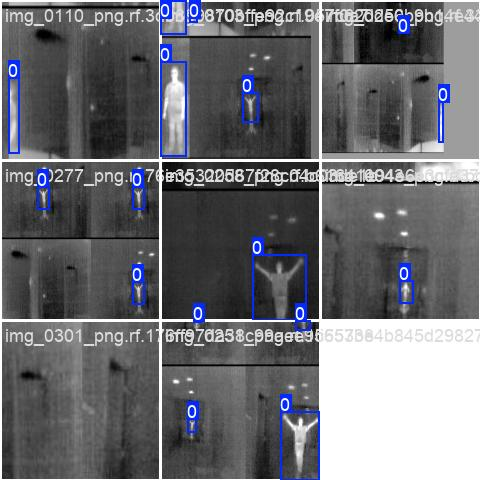
#> input picture train3/train_batch0.jpg, 480 x 480 px, given in place of the camera
$ python capture_data.py
#> lines starting #> are read from the running program, lines starting #| are printed output that depends on the picture
import cv2
import os

# Build an absolute path to: Thermal_Project/custom_dataset/images
base_dir = os.path.dirname(os.path.dirname(os.path.abspath(__file__)))
save_dir = os.path.join(base_dir, "custom_dataset", "images")
os.makedirs(save_dir, exist_ok=True)

print("Saving to:", save_dir)

cap = cv2.VideoCapture(1)

if not cap.isOpened():
    print("Failed to open FLIR Lepton")
    exit()

count = 0
cv2.namedWindow("Lepton Capture", cv2.WINDOW_NORMAL)

while True:
    ret, frame = cap.read()
#> frame is the input picture: shape (480, 480, 3); mean B, G, R 113.8, 109.2, 108.3
    if not ret:
        print("Frame failed")
        break

    gray = cv2.cvtColor(frame, cv2.COLOR_BGR2GRAY)
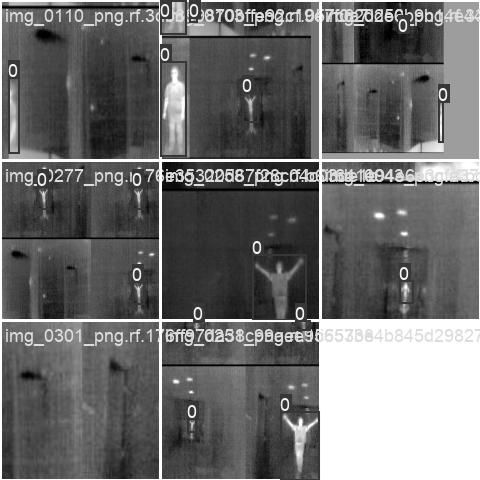
#> gray: shape (480, 480); min 0, max 255, mean 109.4
    gray = cv2.normalize(gray, None, 0, 255, cv2.NORM_MINMAX)
    display = cv2.resize(gray, (640, 480), interpolation=cv2.INTER_CUBIC)
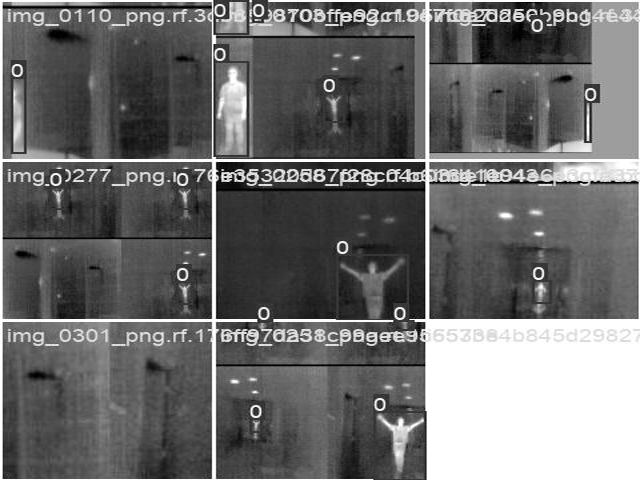
#> display: shape (480, 640); min 0, max 255, mean 109.3

    cv2.imshow("Lepton Capture", display)
    key = cv2.waitKey(1) & 0xFF
#> (key q is pressed here)

    if key == ord("s"):
        filename = os.path.join(save_dir, f"img_{count:04d}.png")
        cv2.imwrite(filename, gray)
        print("Saved to:", filename)
        count += 1

    elif key == ord("q"):
        break

cap.release()
cv2.destroyAllWindows()

$ run again, on train3/train_batch1.jpg
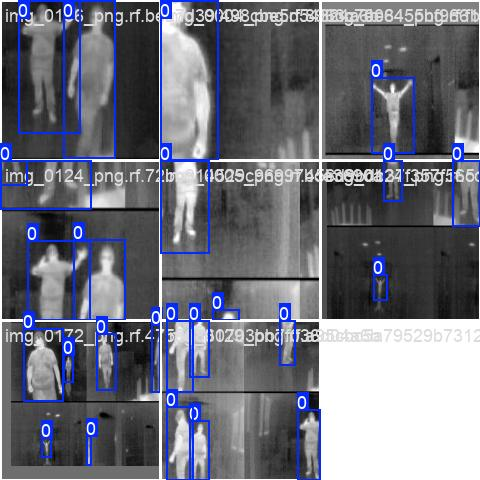
#> input picture train3/train_batch1.jpg, 480 x 480 px, given in place of the camera
#> frame is the input picture: shape (480, 480, 3); mean B, G, R 123.7, 112.8, 110.8
#> `gray = cv2.cvtColor(frame, cv2.COLOR_BGR2GRAY)`:
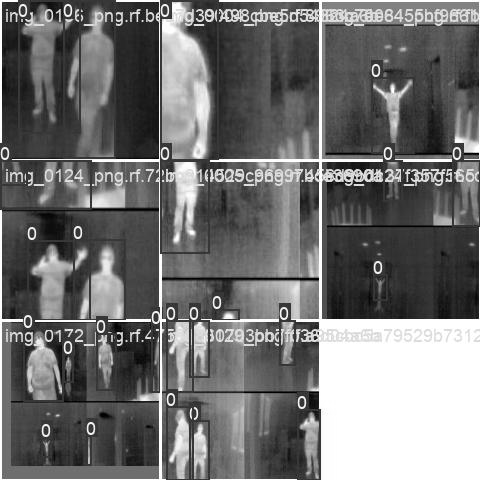
#> gray: shape (480, 480); min 0, max 255, mean 113.4
#> `display = cv2.resize(gray, (640, 480), interpolation=cv2.INTER_CUBIC)`:
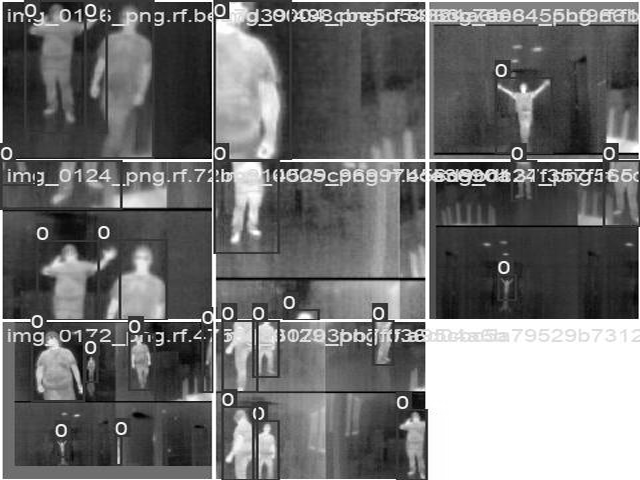
#> display: shape (480, 640); min 0, max 255, mean 113.3

$ run again, on train3/train_batch2.jpg
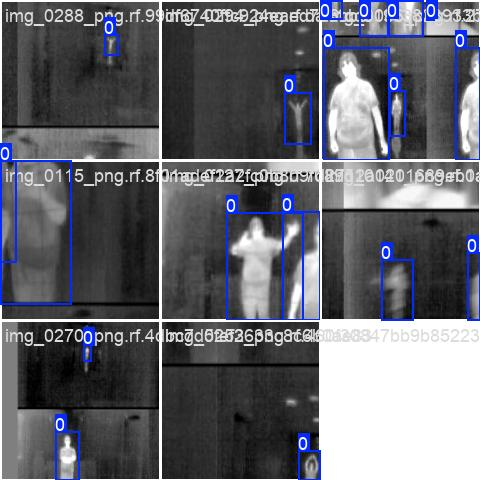
#> input picture train3/train_batch2.jpg, 480 x 480 px, given in place of the camera
#> frame is the input picture: shape (480, 480, 3); mean B, G, R 110.1, 103, 101.7
#> `gray = cv2.cvtColor(frame, cv2.COLOR_BGR2GRAY)`:
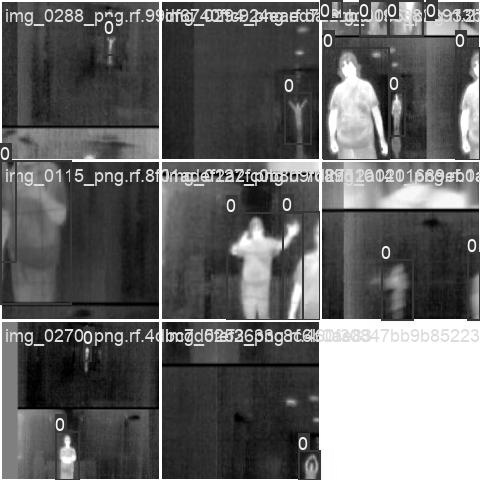
#> gray: shape (480, 480); min 0, max 255, mean 103.5
#> `display = cv2.resize(gray, (640, 480), interpolation=cv2.INTER_CUBIC)`:
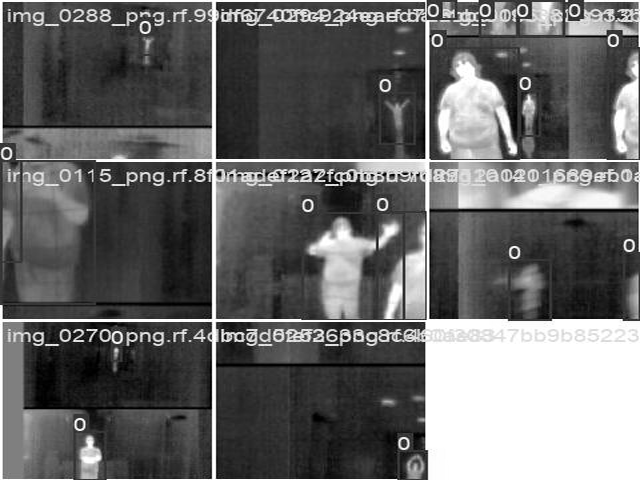
#> display: shape (480, 640); min 0, max 255, mean 103.4

$ run again, on train3/train_batch3280.jpg
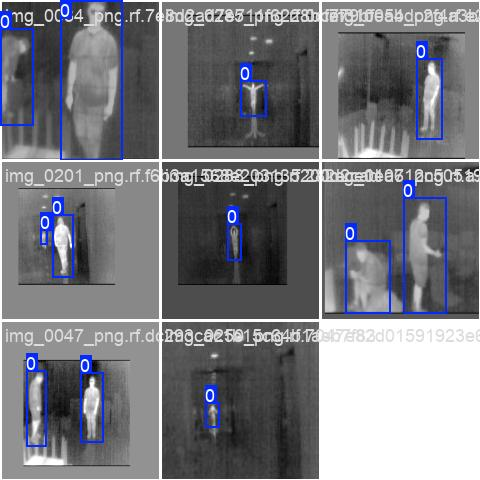
#> input picture train3/train_batch3280.jpg, 480 x 480 px, given in place of the camera
#> frame is the input picture: shape (480, 480, 3); mean B, G, R 127.6, 121.8, 120.8
#> `gray = cv2.cvtColor(frame, cv2.COLOR_BGR2GRAY)`:
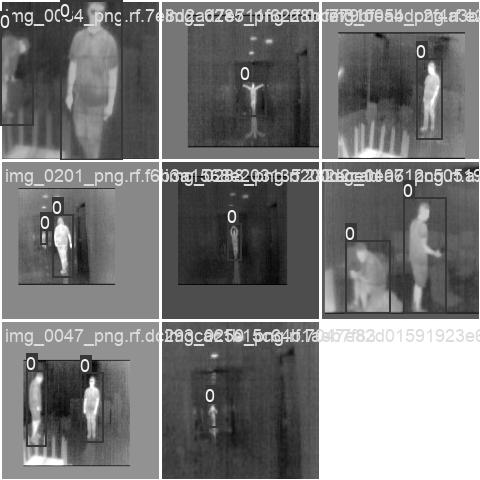
#> gray: shape (480, 480); min 0, max 255, mean 122.2
#> `display = cv2.resize(gray, (640, 480), interpolation=cv2.INTER_CUBIC)`:
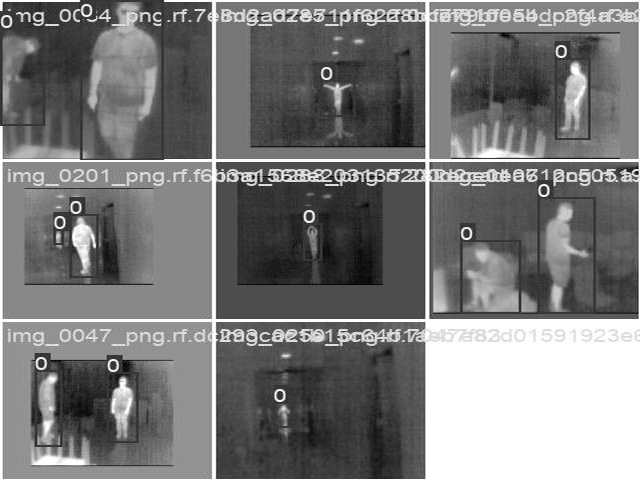
#> display: shape (480, 640); min 0, max 255, mean 122.1
